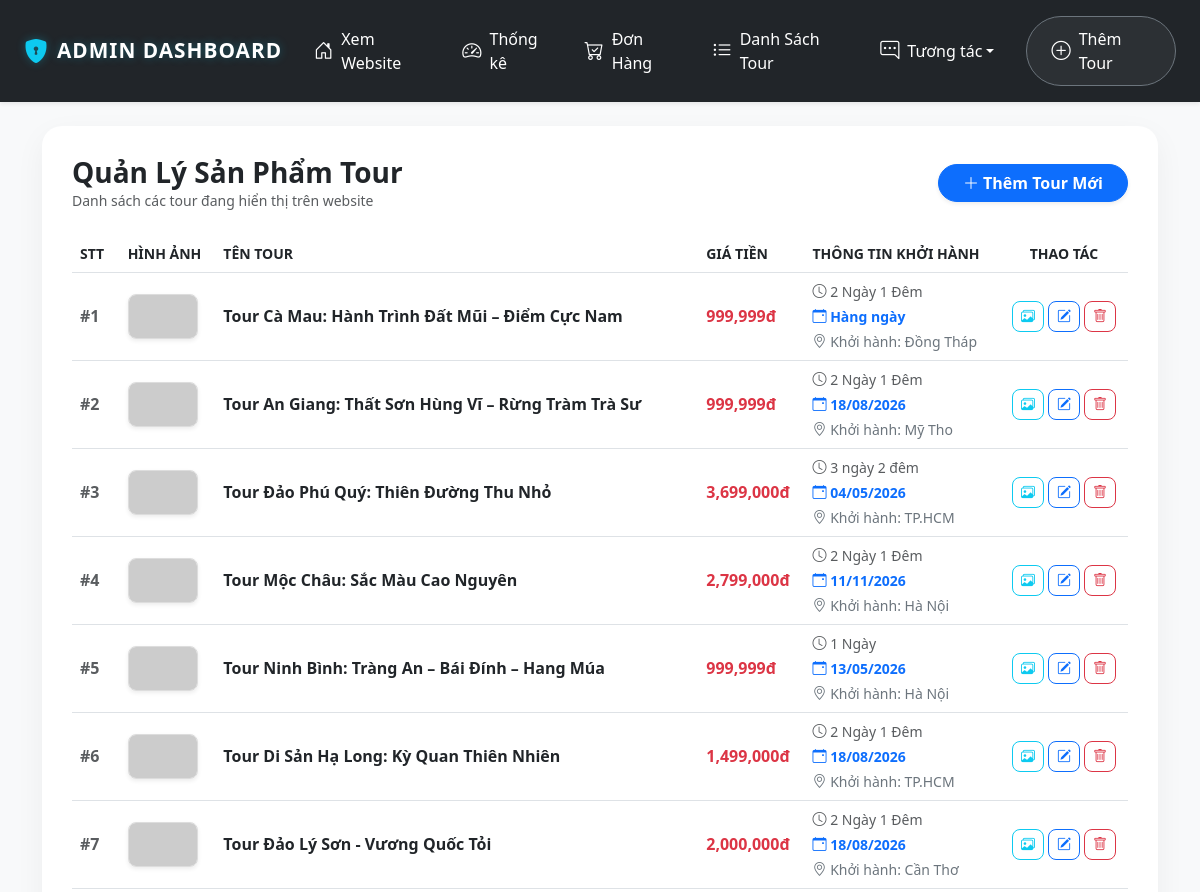
Page /admin_list_tours.php (signed in, upper part) on the earlier database version.
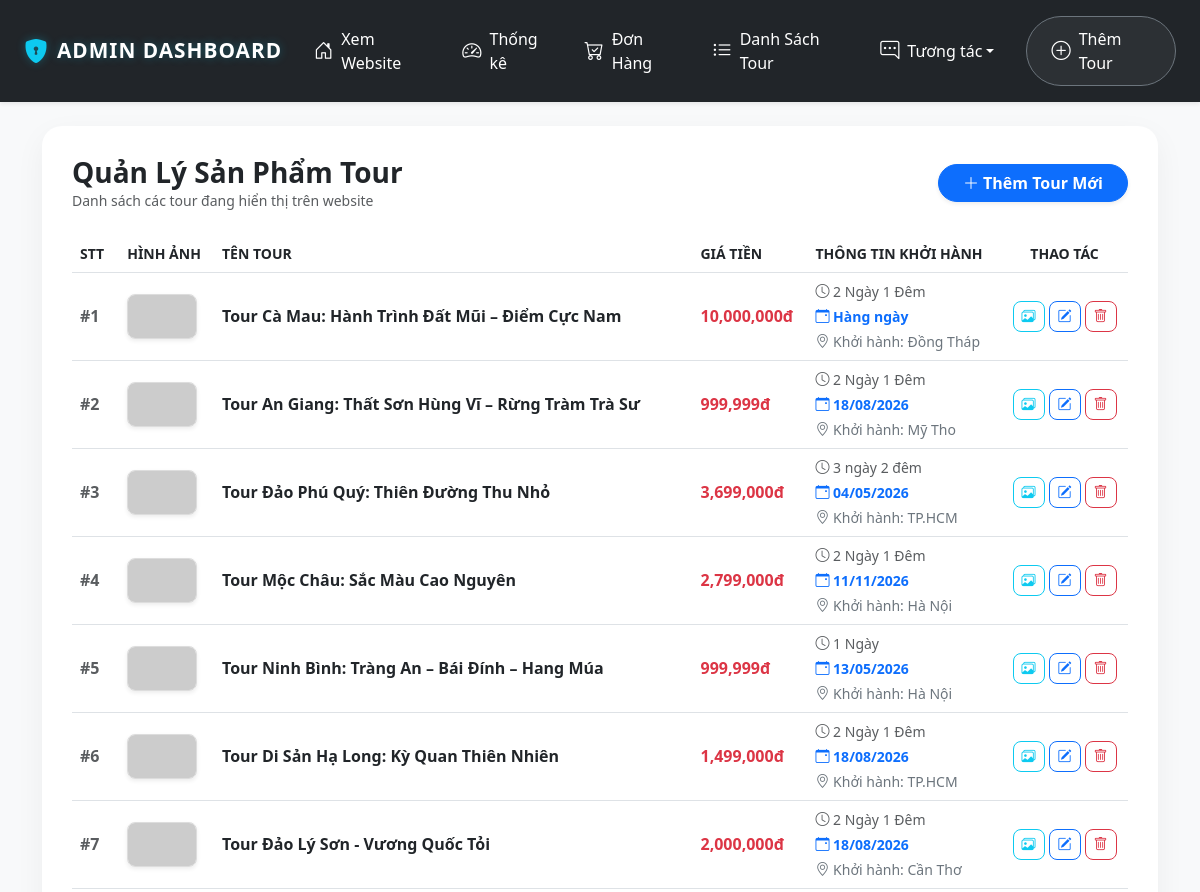
Same page on the later database version.
### tables this page shows
CREATE TABLE `tours` (
  `TourID` int(11) NOT NULL,
  `TourName` varchar(250) NOT NULL,
  `CategoryID` int(11) DEFAULT NULL,
  `Price` decimal(18,2) NOT NULL,
  `Duration` varchar(50) DEFAULT NULL,
  `ImageURL` varchar(500) DEFAULT NULL,
  `Description` text DEFAULT NULL,
  `DepartureSchedule` varchar(100) DEFAULT NULL,
  `DepartureLocation` varchar(255) DEFAULT NULL,
  `MaxPeople` int(11) DEFAULT 10
);

### admin_list_tours.php (the view, shortened to what the changed rows need)
<?php
include 'db.php';
?>
<!DOCTYPE html>
<html lang="vi">
<head>
    <link href="https://cdn.jsdelivr.net/npm/bootstrap@5.3.0/dist/css/bootstrap.min.css" rel="stylesheet">
    <link rel="stylesheet" href="https://cdn.jsdelivr.net/npm/bootstrap-icons@1.11.1/font/bootstrap-icons.css">
</head>
<body>
    <div class="container mt-4 mb-5">
        <div class="table-container border-0">
            <div class="table-responsive">
                <table class="table table-hover align-middle">
                    <thead>
                        <tr class="text-muted small text-uppercase">
                            <th>STT</th>
                            <th>Hình ảnh</th>
                            <th>Tên Tour</th>
                            <th>Giá Tiền</th>
                            <th>Thông tin khởi hành</th>
                            <th class="text-center">Thao tác</th>
                        </tr>
                    </thead>
                    <tbody>
                        <?php
                        $sql = "SELECT * FROM Tours ORDER BY TourID DESC";
                        $result = mysqli_query($conn, $sql);
                        $stt = 1;
                        if (mysqli_num_rows($result) > 0) {
                            while($row = mysqli_fetch_assoc($result)) {
                                ?>
                                <tr>
                                    <td class="text-muted fw-bold">#<?php echo $stt++; ?></td>
                                    <td>
                                        <img src="<?php echo (!empty($row['ImageURL'])) ? htmlspecialchars($row['ImageURL']) : 'https://placehold.co/100x70?text=No+Image'; ?>"
                                             class="tour-img-admin shadow-sm"
                                             onerror="this.src='https://placehold.co/100x70?text=Error+Image'">
                                    </td>
                                    <td>
                                        <div class="fw-bold text-dark"><?php echo htmlspecialchars($row['TourName']); ?></div>
                                    </td>
                                    <td>
                                        <span class="text-danger fw-bold"><?php echo number_format($row['Price']); ?>đ</span>
                                    </td>
                                    <td>
                                        <div class="small text-muted mb-1">
                                            <i class="bi bi-clock"></i> <?php echo htmlspecialchars($row['Duration']); ?>
                                        </div>
                                        <div class="small fw-bold text-primary mb-1">
                                            <i class="bi bi-calendar-event"></i>
                                            <?php echo (!empty($row['DepartureSchedule'])) ? htmlspecialchars($row['DepartureSchedule']) : "Hàng ngày"; ?>
                                        </div>
                                        <div class="small text-secondary">
                                            <i class="bi bi-geo-alt"></i> Khởi hành:
                                            <?php echo (!empty($row['DepartureLocation'])) ? htmlspecialchars($row['DepartureLocation']) : "Chưa cập nhật"; ?>
                                        </div>
                                    </td>
                                    <td class="text-center">
                                        <div class="d-flex justify-content-center gap-1">
                                            <a href="admin_tour_images.php?tour_id=<?php echo $row['TourID']; ?>"
                                               class="btn btn-sm btn-outline-info btn-action"
                                               title="Quản lý thư viện ảnh phụ">
                                                <i class="bi bi-images"></i>
                                            </a>
                                            <a href="admin_edit_tour.php?id=<?php echo $row['TourID']; ?>"
                                               class="btn btn-sm btn-outline-primary btn-action"
                                               title="Sửa tour">
                                                <i class="bi bi-pencil-square"></i>
                                            </a>
                                            <form method="POST" class="d-inline m-0 p-0">
                                                <button type="submit" class="btn btn-sm btn-outline-danger btn-action"
                                                        title="Xóa tour"
                                                        onclick="return confirm('Sơn có chắc chắn muốn xóa tour này không?');">
                                                    <i class="bi bi-trash"></i>
                                                </button>
                                            </form>
                                        </div>
                                    </td>
                                </tr>
                                <?php
                            }
                        } else {
                            echo "<tr><td colspan='6' class='text-center py-5 text-muted fst-italic'>Hiện chưa có tour nào.</td></tr>";
                        }
                        ?>
                    </tbody>
                </table>
            </div>
        </div>
    </div>
</body>
</html>

Differences in the rows shown:
changed tours "Tour Cà Mau: Hành Trình Đất Mũi – Điểm Cực Nam": Price "999,999" → "10,000,000"
